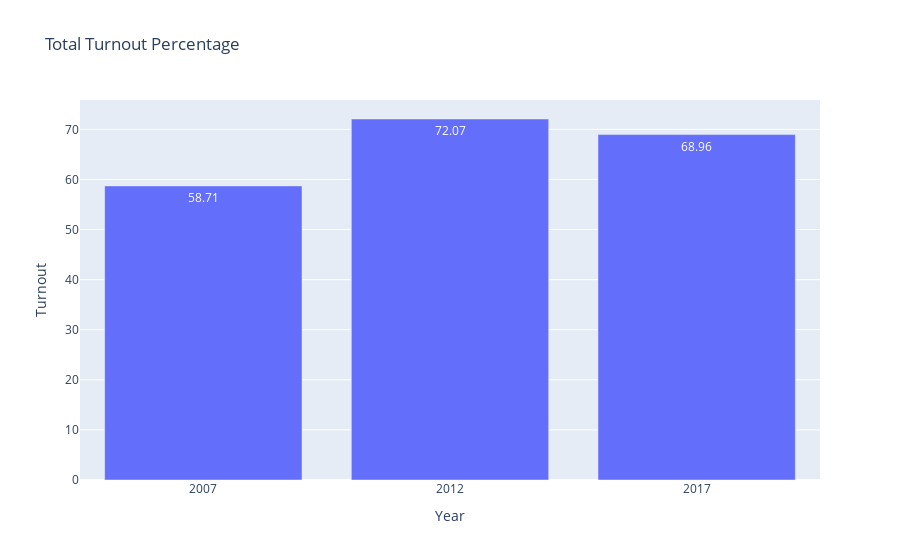

This figure's notebook cell:
### Code cell
px.bar(x='Year', y='Turnout', data_frame=df_turnout,  title="Total Turnout Percentage", text_auto=True)

### Figure 1 — Plotly figure (JSON) as saved in the notebook; plotly's stock layout.template omitted (floating-point values rounded to 4 significant figures)
{"data": [{"alignmentgroup": "True", "hovertemplate": "Year=%{x}<br>Turnout=%{y}<extra></extra>", "legendgroup": "", "marker": {"color": "#636efa", "pattern": {"shape": ""}}, "name": "", "offsetgroup": "", "orientation": "v", "showlegend": false, "textposition": "auto", "texttemplate": "%{y}", "type": "bar", "x": ["2007", "2012", "2017"], "xaxis": "x", "y": [58.71, 72.07, 68.96], "yaxis": "y"}], "layout": {"autosize": true, "barmode": "relative", "legend": {"tracegroupgap": 0}, "title": {"text": "Total Turnout Percentage"}, "xaxis": {"anchor": "y", "autorange": true, "domain": [0, 1], "range": [-0.5, 2.5], "title": {"text": "Year"}, "type": "category"}, "yaxis": {"anchor": "x", "autorange": true, "domain": [0, 1], "range": [0, 75.86], "title": {"text": "Turnout"}, "type": "linear"}}}
